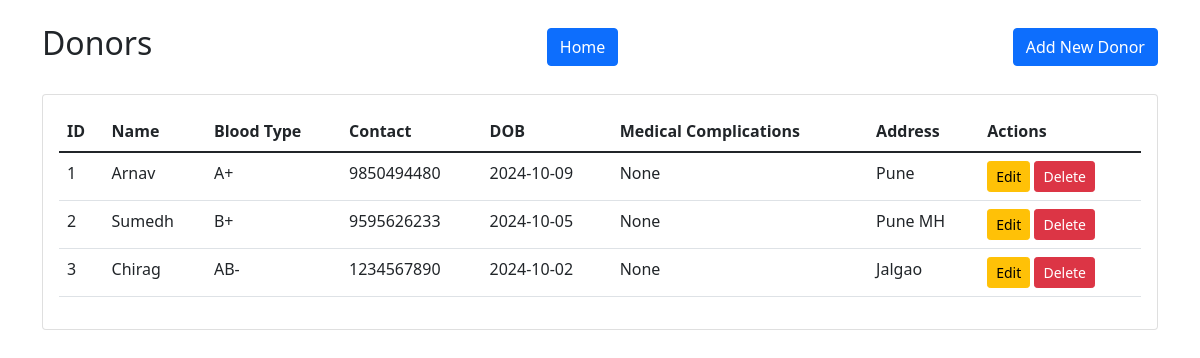
The page /donors on the database its author committed.
### models.py (models this page shows)
class Donor(Base):
    __tablename__ = 'donors'
    donor_id = Column(Integer, primary_key=True, autoincrement=True)
    name = Column(String(100), nullable=False)
    date_of_birth = Column(Date, nullable=False)
    blood_type = Column(String(3), nullable=False)
    contact_number = Column(String(15), nullable=False)
    address = Column(String(255))
    medical_complications = Column(Text)
    created_at = Column(DateTime, default=func.now())
    updated_at = Column(DateTime, default=func.now(), onupdate=func.now())
    donations = relationship("Donation", back_populates="donor")
    __table_args__ = (
        CheckConstraint(
            blood_type.in_([bt.value for bt in BloodType]),
            name='valid_blood_type'
        ),
    )

### app.py (the view)
@app.route('/donors')
def donors():
    donors = system.session.query(Donor).all()
    return render_template('donors/index.html', donors=donors)

### templates/donors/index.html
{% extends "base.html" %}
{% block content %}
<div class="d-flex justify-content-between align-items-center mb-4">
    <h2>Donors</h2>
    <a href="{{ url_for('index') }}" class="btn btn-primary">Home</a>
    <a href="{{ url_for('new_donor') }}" class="btn btn-primary">Add New Donor</a>
</div>
<div class="card">
    <div class="card-body">
        <table class="table">
            <thead>
                <tr>
                    <th>ID</th>
                    <th>Name</th>
                    <th>Blood Type</th>
                    <th>Contact</th>
                    <th>DOB</th>
                    <th>Medical Complications</th>
                    <th>Address</th>
                    <th>Actions</th>
                </tr>
            </thead>
            <tbody>
                {% for donor in donors %}
                <tr>
                    <td>{{ donor.donor_id }}</td>
                    <td>{{ donor.name }}</td>
                    <td>{{ donor.blood_type }}</td>
                    <td>{{ donor.contact_number }}</td>
                    <td>{{ donor.date_of_birth.strftime('%Y-%m-%d') }}</td>
                    <td>{{ donor.medical_complications }}</td>
                    <td>{{ donor.address }}</td>
                    <td>
                        <a href="{{ url_for('edit_donor', donor_id=donor.donor_id) }}"
                           class="btn btn-sm btn-warning">Edit</a>
                        <form action="{{ url_for('delete_donor', donor_id=donor.donor_id) }}"
                              method="POST"
                              style="display: inline;">
                            <button type="submit"
                                    class="btn btn-sm btn-danger"
                                    onclick="return confirm('Are you sure you want to delete this donor?')">
                                Delete
                            </button>
                        </form>
                    </td>
                </tr>
                {% endfor %}
            </tbody>
        </table>
    </div>
</div>
{% endblock %}

### rows shown on the page
Donor: donor_id "1", name "Arnav", blood_type "A+", contact_number "9850494480", date_of_birth "2024-10-09", medical_complications "None", address "Pune"
Donor: donor_id "2", name "Sumedh", blood_type "B+", contact_number "9595626233", date_of_birth "2024-10-05", medical_complications "None", address "Pune MH"
Donor: donor_id "3", name "Chirag", blood_type "AB-", contact_number "1234567890", date_of_birth "2024-10-02", medical_complications "None", address "Jalgao"
